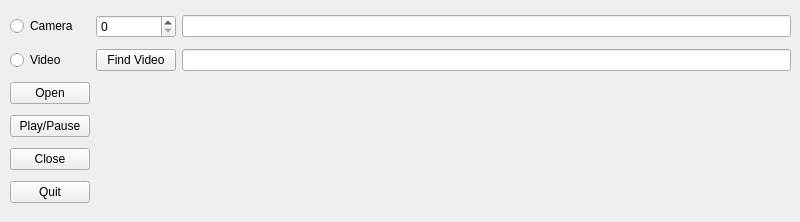
<?xml version="1.0" encoding="UTF-8"?>
<ui version="4.0">
 <class>MainWindow</class>
 <widget class="QMainWindow" name="MainWindow">
  <property name="geometry">
   <rect>
    <x>0</x>
    <y>0</y>
    <width>800</width>
    <height>222</height>
   </rect>
  </property>
  <property name="windowTitle">
   <string>MainWindow</string>
  </property>
  <widget class="QWidget" name="centralwidget">
   <widget class="QWidget" name="gridLayoutWidget">
    <property name="geometry">
     <rect>
      <x>10</x>
      <y>10</y>
      <width>781</width>
      <height>199</height>
     </rect>
    </property>
    <layout class="QGridLayout" name="gridLayout">
     <item row="2" column="0">
      <widget class="QPushButton" name="pb_open">
       <property name="text">
        <string>Open</string>
       </property>
      </widget>
     </item>
     <item row="4" column="0">
      <widget class="QPushButton" name="pb_close">
       <property name="text">
        <string>Close</string>
       </property>
      </widget>
     </item>
     <item row="3" column="0">
      <widget class="QPushButton" name="pb_play">
       <property name="text">
        <string>Play/Pause</string>
       </property>
      </widget>
     </item>
     <item row="1" column="0">
      <widget class="QRadioButton" name="rb_video">
       <property name="text">
        <string>Video</string>
       </property>
      </widget>
     </item>
     <item row="1" column="2">
      <widget class="QLineEdit" name="le_video"/>
     </item>
     <item row="0" column="1">
      <widget class="QSpinBox" name="sp_cam_idx"/>
     </item>
     <item row="0" column="2">
      <widget class="QLineEdit" name="le_stream"/>
     </item>
     <item row="0" column="0">
      <widget class="QRadioButton" name="rb_camera">
       <property name="text">
        <string>Camera</string>
       </property>
      </widget>
     </item>
     <item row="1" column="1">
      <widget class="QPushButton" name="pb_find">
       <property name="text">
        <string>Find Video</string>
       </property>
      </widget>
     </item>
     <item row="5" column="0">
      <widget class="QPushButton" name="pb_quit">
       <property name="text">
        <string>Quit</string>
       </property>
      </widget>
     </item>
    </layout>
   </widget>
  </widget>
 </widget>
 <resources/>
 <connections/>
</ui>
